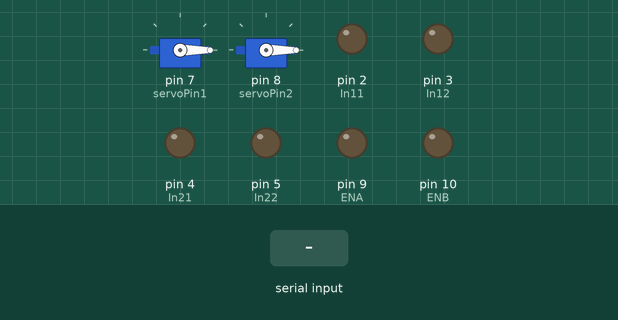
Bench run of a sketch on a simulated Arduino Uno, built with avr-gcc and run on an emulated ATmega328P. On the bench: 2 × servo, output pins drawn as LEDs (lit = HIGH). Inputs (shaded band) come from the test bench.

Above: at 1.2 s.
1.3 s: "1" received over Serial
At 2.5 s:
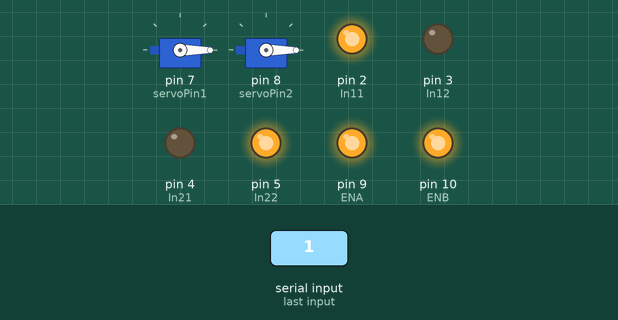
2.8 s: "2" received over Serial
At 3.6 s:
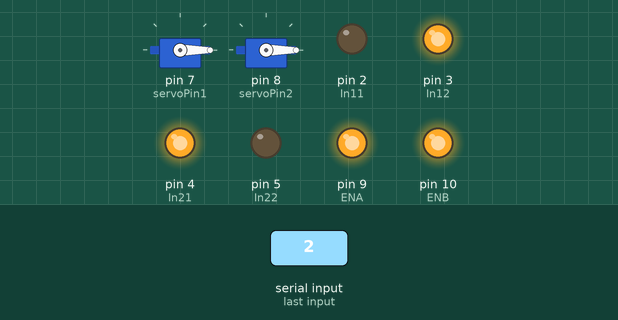
4.3 s: "4" received over Serial
At 4.7 s:
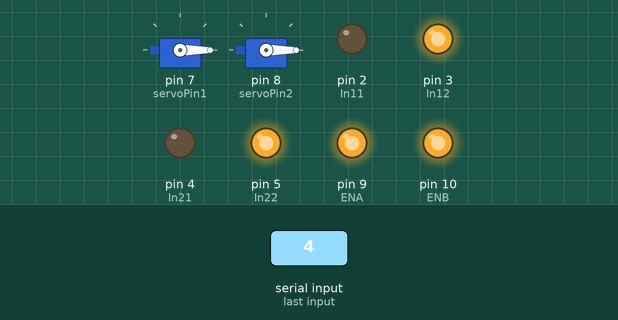
5.8 s: "3" received over Serial
At 7.0 s:
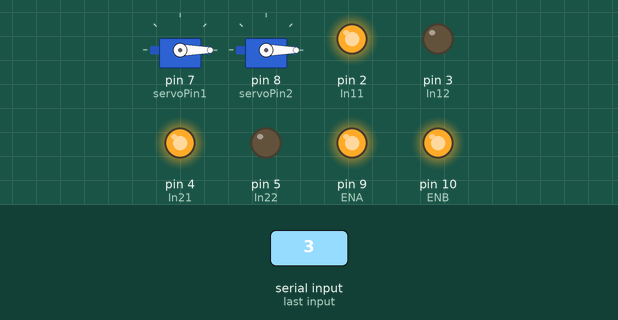
7.3 s: "5" received over Serial
At 8.2 s:
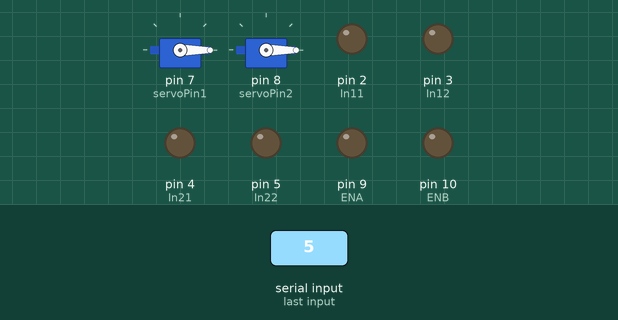
Timing chart, 0 to 9.8 s (numbered marks = the images above; inputs shaded):
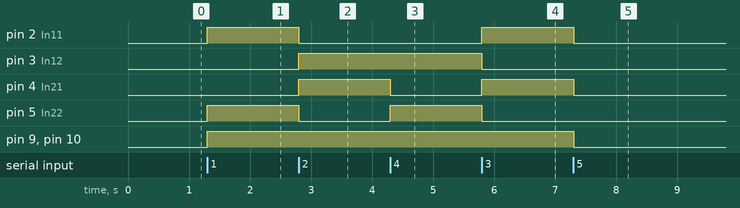

The sketch:

Grabbing.ino
```cpp
#include<SoftwareSerial.h>
#include<Servo.h>
#include<Arduino.h>

#define ENA 9
#define ENB 10
#define In11 2
#define In12 3
#define In21 4
#define In22 5
int servoPin1 = 7;
int servoPin2 = 8;
Servo servo1, servo2;

int angle1 = 0, angle2 = 0;
static int lev=0;

static int srg1=0,srg2=0;

int state=-1;

void setup() {

  servo1.attach(servoPin1);
  servo2.attach(servoPin2);
  servo1.write(0);
  servo2.write(0);

  pinMode(ENA,OUTPUT);
  pinMode(ENB,OUTPUT);
  pinMode(In11,OUTPUT);
  pinMode(In12,OUTPUT);
  pinMode(In21,OUTPUT);
  pinMode(In22,OUTPUT);


  Serial.begin(9600);
}

void forwardMotion(){

  analogWrite(ENA,255);
  analogWrite(ENB,255);
  digitalWrite(In11,HIGH);
  digitalWrite(In12,LOW);
  digitalWrite(In21,LOW);
  digitalWrite(In22,HIGH);
}

void backwardMotion(){

  analogWrite(ENA,255);
  analogWrite(ENB,255);
  digitalWrite(In11,LOW);
  digitalWrite(In12,HIGH);
  digitalWrite(In21,HIGH);
  digitalWrite(In22,LOW);
}

void Left(){

  analogWrite(ENA,255);
  analogWrite(ENB,255);
  digitalWrite(In11,LOW);
  digitalWrite(In12,HIGH);
  digitalWrite(In21,LOW);
  digitalWrite(In22,HIGH);
}

void Right(){

  analogWrite(ENA,255);
  analogWrite(ENB,255);
  digitalWrite(In11,HIGH);
  digitalWrite(In12,LOW);
  digitalWrite(In21,HIGH);
  digitalWrite(In22,LOW);
}

void Stop(){

  analogWrite(ENA,0);
  analogWrite(ENB,0);
  digitalWrite(In11,LOW);
  digitalWrite(In12,LOW);
  digitalWrite(In21,LOW);
  digitalWrite(In22,LOW);
}

void loop() {

  if(Serial.available()>0){
    state=Serial.read();
  }
  if(state=='1'){
    forwardMotion();
  }
  else if(state=='2'){
    backwardMotion();
  }
  else if(state=='4'){
    Left();
  }
  else if(state=='3'){
    Right();
  }
  else if(state=='5'){
    Stop();
  }
  else if(state=='6'){    // Servo 1 Grab

    srg1+=5;
    servo1.write(srg1);
    state=-1;
  }
  else if(state=='7'){  // Servo 1 Free

    srg1-=5;
    servo1.write(srg1);
    state=-1;
  }
  else if(state=='8'){  // Servo 2 Grab

    srg2+=5;
    servo2.write(srg2);
    state=-1;
  }
  else if(state=='9'){   // Servo 2 Free

    srg2-=5;
    servo2.write(srg2);
    state=-1;
  }

      // lev++;
      // if(lev%2!=0){

      //         for(angle1 = 0, angle2 = 130; angle1 <= 130, angle2 >=0; angle1++, angl2--)
      //         {
      //           servo1.write(angle1);
      //           servo2.write(angle2);
      //           delay(5);
      //         }
      //     }
      //     else{
      //             for(angle1 = 130, angle2 = 0; angle1 >=0, angle2 >=130; angle--, angle2--)
      //             {
      //               servo1.write(angle1);
      //               servo2.write(angle2);
      //               delay(5);
      //             }
      //         }

      //     if(lev%2!=0) servo1.write(130), servo2.write(0);
      //     else servo1.write(0), servo2.write(130);
      //     state='5';
     }
```

Measured:
- after the input at 1.3 s, pin 2 (In11), pin 5 (In22), pin 9 (ENA), pin 10 (ENB): LOW → HIGH at once
- after the input at 2.8 s, pin 2 (In11), pin 5 (In22): HIGH → LOW at once; pin 3 (In12), pin 4 (In21): LOW → HIGH at once
- after the input at 4.3 s, pin 4 (In21): HIGH → LOW at once; pin 5 (In22): LOW → HIGH at once
- after the input at 5.8 s, pin 2 (In11), pin 4 (In21): LOW → HIGH at once; pin 3 (In12), pin 5 (In22): HIGH → LOW at once
- after the input at 7.3 s, pin 2 (In11), pin 4 (In21), pin 9 (ENA), pin 10 (ENB): HIGH → LOW at once
